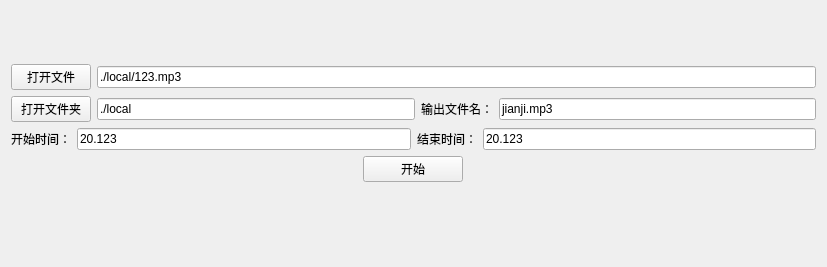
<?xml version="1.0" encoding="UTF-8"?>
<ui version="4.0">
 <class>MusicCutView</class>
 <widget class="QWidget" name="MusicCutView">
  <property name="geometry">
   <rect>
    <x>0</x>
    <y>0</y>
    <width>827</width>
    <height>267</height>
   </rect>
  </property>
  <property name="windowTitle">
   <string>Form</string>
  </property>
  <layout class="QVBoxLayout" name="verticalLayout_2">
   <item>
    <layout class="QVBoxLayout" name="verticalLayout">
     <property name="bottomMargin">
      <number>20</number>
     </property>
     <item>
      <layout class="QHBoxLayout" name="horizontalLayout_2">
       <item>
        <widget class="QPushButton" name="btnOpenFile">
         <property name="text">
          <string>打开文件</string>
         </property>
        </widget>
       </item>
       <item>
        <widget class="QLineEdit" name="leInFileName">
         <property name="text">
          <string>./local/123.mp3</string>
         </property>
        </widget>
       </item>
      </layout>
     </item>
     <item>
      <layout class="QHBoxLayout" name="horizontalLayout">
       <item>
        <widget class="QPushButton" name="btnOpenOutputPath">
         <property name="text">
          <string>打开文件夹</string>
         </property>
        </widget>
       </item>
       <item>
        <widget class="QLineEdit" name="leOutputPath">
         <property name="text">
          <string>./local</string>
         </property>
        </widget>
       </item>
       <item>
        <widget class="QLabel" name="label_3">
         <property name="text">
          <string>输出文件名：</string>
         </property>
        </widget>
       </item>
       <item>
        <widget class="QLineEdit" name="leOutputFilename">
         <property name="text">
          <string>jianji.mp3</string>
         </property>
        </widget>
       </item>
      </layout>
     </item>
     <item>
      <layout class="QHBoxLayout" name="horizontalLayout_3">
       <item>
        <layout class="QHBoxLayout" name="horizontalLayout_6">
         <item>
          <widget class="QLabel" name="label">
           <property name="text">
            <string>开始时间：</string>
           </property>
          </widget>
         </item>
         <item>
          <widget class="QLineEdit" name="leStartTime">
           <property name="text">
            <string>20.123</string>
           </property>
          </widget>
         </item>
        </layout>
       </item>
       <item>
        <layout class="QHBoxLayout" name="horizontalLayout_4">
         <item>
          <widget class="QLabel" name="label_2">
           <property name="text">
            <string>结束时间：</string>
           </property>
          </widget>
         </item>
         <item>
          <widget class="QLineEdit" name="leEndTime">
           <property name="text">
            <string>20.123</string>
           </property>
          </widget>
         </item>
        </layout>
       </item>
      </layout>
     </item>
     <item>
      <layout class="QHBoxLayout" name="horizontalLayout_7">
       <item>
        <widget class="QPushButton" name="btnStart">
         <property name="sizePolicy">
          <sizepolicy hsizetype="Fixed" vsizetype="Fixed">
           <horstretch>0</horstretch>
           <verstretch>0</verstretch>
          </sizepolicy>
         </property>
         <property name="maximumSize">
          <size>
           <width>100</width>
           <height>16777215</height>
          </size>
         </property>
         <property name="text">
          <string>开始</string>
         </property>
        </widget>
       </item>
      </layout>
     </item>
    </layout>
   </item>
  </layout>
 </widget>
 <resources/>
 <connections/>
</ui>
